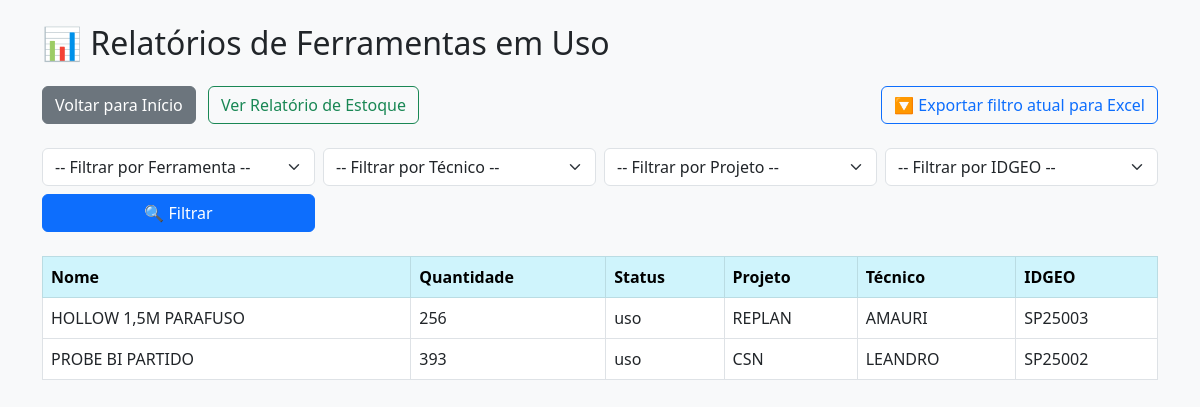
Page /relatorios on the earlier database version.
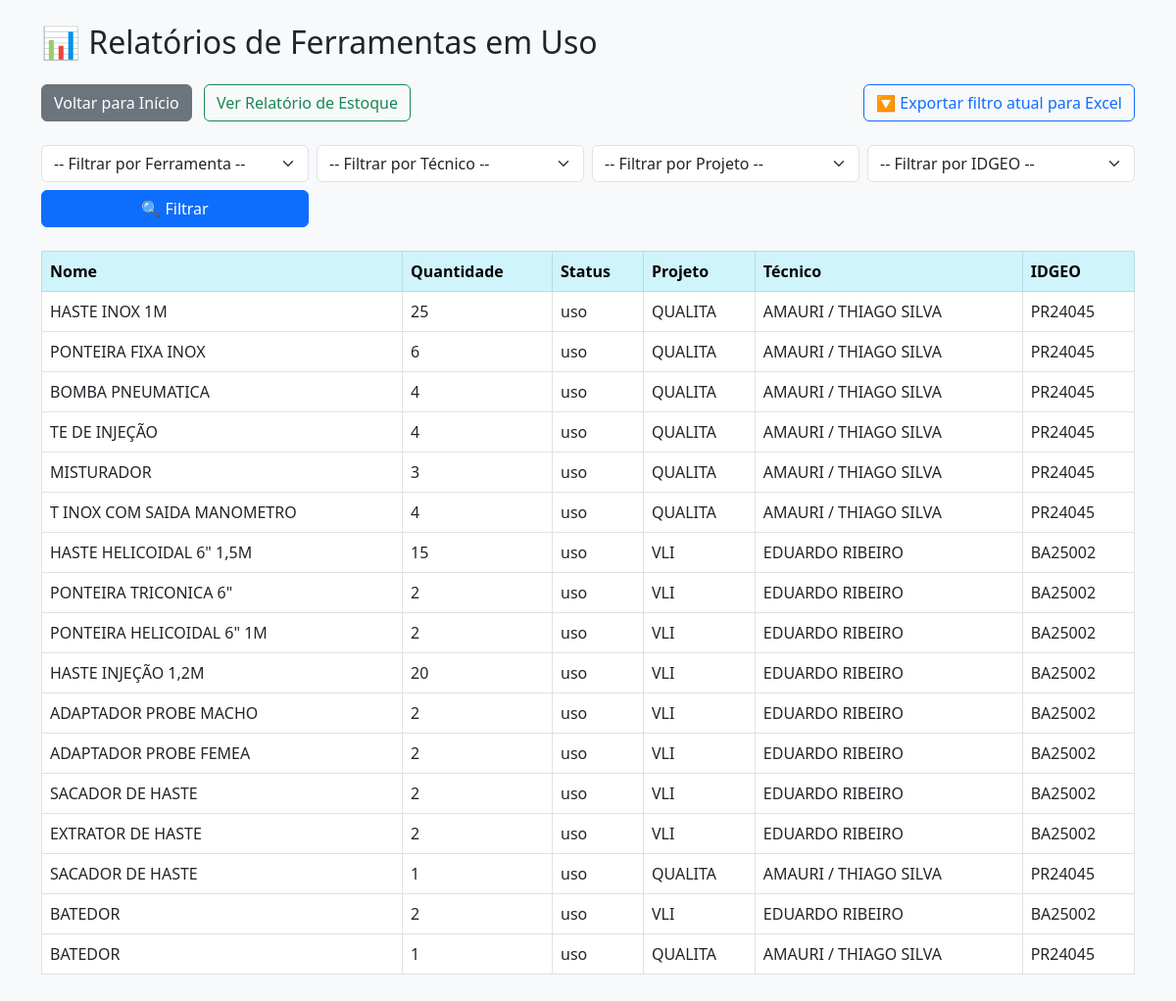
Same page on the later database version.
### tables this page shows
CREATE TABLE ferramentas (
    id INTEGER PRIMARY KEY AUTOINCREMENT,
    nome TEXT NOT NULL,
    status TEXT NOT NULL,
    local TEXT NOT NULL,
    tecnico TEXT,
    quantidade INTEGER NOT NULL,
    idgeo TEXT
);

### app.py (the view)
@app.route('/relatorios', methods=['GET'])
def relatorios():
    conn = get_db_connection()
    ferramenta = request.args.get('ferramenta', '').lower()
    tecnico = request.args.get('tecnico', '').lower()
    projeto = request.args.get('projeto', '').lower()
    idgeo = request.args.get('idgeo', '').lower()
    query = """
        SELECT nome, quantidade, status, local, tecnico, idgeo
        FROM ferramentas
        WHERE status = 'uso'
    """
    params = []
    if ferramenta:
        query += " AND LOWER(nome) LIKE ?"
        params.append(f"%{ferramenta}%")
    if tecnico:
        query += " AND LOWER(tecnico) LIKE ?"
        params.append(f"%{tecnico}%")
    if projeto:
        query += " AND LOWER(local) LIKE ?"
        params.append(f"%{projeto}%")
    if idgeo:
        query += " AND LOWER(idgeo) LIKE ?"
        params.append(f"%{idgeo}%")
    ferramentas = conn.execute(query, params).fetchall()
    nomes_ferramentas = [row['nome'] for row in conn.execute("SELECT DISTINCT nome FROM ferramentas WHERE status = 'uso'")]
    tecnicos = [row['tecnico'] for row in conn.execute("SELECT DISTINCT tecnico FROM ferramentas WHERE status = 'uso' AND tecnico != ''")]
    locais = [row['local'] for row in conn.execute("SELECT DISTINCT local FROM ferramentas WHERE status = 'uso' AND local != ''")]
    idgeos = [row['idgeo'] for row in conn.execute("SELECT DISTINCT idgeo FROM ferramentas WHERE status = 'uso' AND idgeo != ''")]
    conn.close()
    return render_template(
        'relatorios.html',
        ferramentas=ferramentas,
        nomes_ferramentas=nomes_ferramentas,
        tecnicos=tecnicos,
        locais=locais,
        idgeos=idgeos
    )

### app.py (called while the page is built)
def get_db_connection():
    conn = sqlite3.connect('ferramentas.db')
    conn.row_factory = sqlite3.Row
    return conn

### templates/relatorios.html (shortened to what this page needs)
<!DOCTYPE html>
<html lang="pt-br">
<head>
    <link href="https://cdn.jsdelivr.net/npm/bootstrap@5.3.0/dist/css/bootstrap.min.css" rel="stylesheet">
</head>
<body class="bg-light p-4">
    <div class="container">
        <h2 class="mb-4">📊 Relatórios de Ferramentas em Uso</h2>
        <div class="mb-3 d-flex justify-content-between flex-wrap">
            <div>
                <a href="/" class="btn btn-secondary me-2 mb-2"> Voltar para Início</a>
                <a href="/relatorio_estoque" class="btn btn-outline-success mb-2"> Ver Relatório de Estoque</a>
            </div>
            <div>
                <form method="get" action="/exportar_excel" class="d-inline">
                    <button type="submit" class="btn btn-outline-primary mb-2">🔽 Exportar filtro atual para Excel</button>
                </form>
            </div>
        </div>
        <form method="GET" class="row g-2 mb-4">
            <div class="col-md-3">
                <select name="ferramenta" class="form-select">
                    <option value="">-- Filtrar por Ferramenta --</option>
                </select>
            </div>
            <div class="col-md-3">
                <select name="tecnico" class="form-select">
                    <option value="">-- Filtrar por Técnico --</option>
                </select>
            </div>
            <div class="col-md-3">
                <select name="projeto" class="form-select">
                    <option value="">-- Filtrar por Projeto --</option>
                </select>
            </div>
            <div class="col-md-3">
                <select name="idgeo" class="form-select">
                    <option value="">-- Filtrar por IDGEO --</option>
                </select>
            </div>
            <div class="col-md-3">
                <button class="btn btn-primary w-100">🔍 Filtrar</button>
            </div>
        </form>
        {% if ferramentas %}
        <table class="table table-bordered table-hover">
            <thead class="table-info">
                <tr>
                    <th>Nome</th>
                    <th>Quantidade</th>
                    <th>Status</th>
                    <th>Projeto</th>
                    <th>Técnico</th>
                    <th>IDGEO</th>
                </tr>
            </thead>
            <tbody>
                {% for f in ferramentas %}
                <tr>
                    <td>{{ f[0] }}</td>
                    <td>{{ f[1] }}</td>
                    <td>{{ f[2] }}</td>
                    <td>{{ f[3] or '-' }}</td>
                    <td>{{ f[4] or '-' }}</td>
                    <td>{{ f[5] or '-' }}</td>
                </tr>
                {% endfor %}
            </tbody>
        </table>
        {% else %}
        <div class="alert alert-warning">Nenhum resultado encontrado para o filtro atual.</div>
        {% endif %}
    </div>
</body>
</html>

Differences in the rows shown:
removed ferramentas: nome "HOLLOW 1,5M PARAFUSO", quantidade "256", status "uso", local "REPLAN", tecnico "AMAURI", idgeo "SP25003"
removed ferramentas: nome "PROBE BI PARTIDO", quantidade "393", status "uso", local "CSN", tecnico "LEANDRO", idgeo "SP25002"
added ferramentas: nome "HASTE INOX 1M", quantidade "25", status "uso", local "QUALITA", tecnico "AMAURI / THIAGO SILVA", idgeo "PR24045"
added ferramentas: nome "PONTEIRA FIXA INOX", quantidade "6", status "uso", local "QUALITA", tecnico "AMAURI / THIAGO SILVA", idgeo "PR24045"
added ferramentas: nome "BOMBA PNEUMATICA", quantidade "4", status "uso", local "QUALITA", tecnico "AMAURI / THIAGO SILVA", idgeo "PR24045"
added ferramentas: nome "TE DE INJEÇÃO", quantidade "4", status "uso", local "QUALITA", tecnico "AMAURI / THIAGO SILVA", idgeo "PR24045"
added ferramentas: nome "MISTURADOR", quantidade "3", status "uso", local "QUALITA", tecnico "AMAURI / THIAGO SILVA", idgeo "PR24045"
added ferramentas: nome "T INOX COM SAIDA MANOMETRO", quantidade "4", status "uso", local "QUALITA", tecnico "AMAURI / THIAGO SILVA", idgeo "PR24045"
added ferramentas: nome "HASTE HELICOIDAL 6\" 1,5M", quantidade "15", status "uso", local "VLI", tecnico "EDUARDO RIBEIRO", idgeo "BA25002"
added ferramentas: nome "PONTEIRA TRICONICA 6\"", quantidade "2", status "uso", local "VLI", tecnico "EDUARDO RIBEIRO", idgeo "BA25002"
added ferramentas: nome "PONTEIRA HELICOIDAL 6\" 1M", quantidade "2", status "uso", local "VLI", tecnico "EDUARDO RIBEIRO", idgeo "BA25002"
added ferramentas: nome "HASTE INJEÇÃO 1,2M", quantidade "20", status "uso", local "VLI", tecnico "EDUARDO RIBEIRO", idgeo "BA25002"
added ferramentas: nome "ADAPTADOR PROBE MACHO", quantidade "2", status "uso", local "VLI", tecnico "EDUARDO RIBEIRO", idgeo "BA25002"
added ferramentas: nome "ADAPTADOR PROBE FEMEA", quantidade "2", status "uso", local "VLI", tecnico "EDUARDO RIBEIRO", idgeo "BA25002"
added ferramentas: nome "SACADOR DE HASTE", quantidade "2", status "uso", local "VLI", tecnico "EDUARDO RIBEIRO", idgeo "BA25002"
added ferramentas: nome "EXTRATOR DE HASTE", quantidade "2", status "uso", local "VLI", tecnico "EDUARDO RIBEIRO", idgeo "BA25002"
added ferramentas: nome "SACADOR DE HASTE", quantidade "1", status "uso", local "QUALITA", tecnico "AMAURI / THIAGO SILVA", idgeo "PR24045"
added ferramentas: nome "BATEDOR", quantidade "2", status "uso", local "VLI", tecnico "EDUARDO RIBEIRO", idgeo "BA25002"
added ferramentas: nome "BATEDOR", quantidade "1", status "uso", local "QUALITA", tecnico "AMAURI / THIAGO SILVA", idgeo "PR24045"
